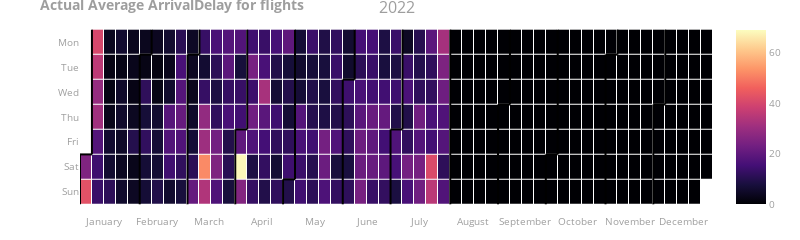

Notebook code for this chart:
### Code cell
import plotly.io as pio
from plotly_calplot import calplot
from plotly.offline import plot

fig = calplot(
    final_actual, 
    x= "FlightDate", 
    y = "Average_ArrivalDelay",
    dark_theme=False,
    years_title=True,
    gap=1,
    name="ArrDelayMinutes",
    month_lines_width=2, 
    month_lines_color="black",
    colorscale="magma",
    showscale=True,
    cmap_max=69,
    cmap_min= 0
    )

final_actual['FlightDate'] = pd.to_datetime(final_actual['FlightDate'])
date_formatted = final_actual['FlightDate'].dt.strftime('%Y-%m-%d')

fig.update_layout(title_text=f'<b>Actual Average ArrivalDelay for flights</b>')
fig.update_layout(width=800)


pio.show(fig)

### Figure 1 — Plotly figure (JSON) as saved in the notebook; plotly's stock layout.template omitted (floating-point values rounded to 4 significant figures; data arrays with more than 128 entries replaced by an {"elided": "..."} marker saying what was removed)
{"data": [{"colorscale": [[0, "#000004"], [0.1111, "#180f3d"], [0.2222, "#440f76"], [0.3333, "#721f81"], [0.4444, "#9e2f7f"], [0.5556, "#cd4071"], [0.6667, "#f1605d"], [0.7778, "#fd9668"], [0.8889, "#feca8d"], [1, "#fcfdbf"]], "customdata": {"elided": "365x2 str values"}, "hovertemplate": "%{customdata[0]} <br>Week=%{x} <br>%{customdata[1]}=%{z}", "name": "2022", "showscale": true, "type": "heatmap", "x": {"elided": "365 int values"}, "xaxis": "x", "xgap": 1, "y": {"elided": "365 int values"}, "yaxis": "y", "ygap": 1, "z": {"elided": "365 float values"}, "zmax": 69, "zmin": 0}, {"hoverinfo": "skip", "line": {"color": "black", "width": 2}, "mode": "lines", "type": "scatter", "x": [-0.5, -0.5], "xaxis": "x", "y": [4.5, 6.5], "yaxis": "y"}, {"hoverinfo": "skip", "line": {"color": "black", "width": 2}, "mode": "lines", "type": "scatter", "x": [-0.5, 0.5], "xaxis": "x", "y": [4.5, 4.5], "yaxis": "y"}, {"hoverinfo": "skip", "line": {"color": "black", "width": 2}, "mode": "lines", "type": "scatter", "x": [0.5, 0.5], "xaxis": "x", "y": [4.5, -0.5], "yaxis": "y"}, {"hoverinfo": "skip", "line": {"color": "black", "width": 2}, "mode": "lines", "type": "scatter", "x": [4.5, 4.5], "xaxis": "x", "y": [0.5, 6.5], "yaxis": "y"}, {"hoverinfo": "skip", "line": {"color": "black", "width": 2}, "mode": "lines", "type": "scatter", "x": [4.5, 5.5], "xaxis": "x", "y": [0.5, 0.5], "yaxis": "y"}, {"hoverinfo": "skip", "line": {"color": "black", "width": 2}, "mode": "lines", "type": "scatter", "x": [5.5, 5.5], "xaxis": "x", "y": [0.5, -0.5], "yaxis": "y"}, {"hoverinfo": "skip", "line": {"color": "black", "width": 2}, "mode": "lines", "type": "scatter", "x": [8.5, 8.5], "xaxis": "x", "y": [0.5, 6.5], "yaxis": "y"}, {"hoverinfo": "skip", "line": {"color": "black", "width": 2}, "mode": "lines", "type": "scatter", "x": [8.5, 9.5], "xaxis": "x", "y": [0.5, 0.5], "yaxis": "y"}, {"hoverinfo": "skip", "line": {"color": "black", "width": 2}, "mode": "lines", "type": "scatter", "x": [9.5, 9.5], "xaxis": "x", "y": [0.5, -0.5], "yaxis": "y"}, {"hoverinfo": "skip", "line": {"color": "black", "width": 2}, "mode": "lines", "type": "scatter", "x": [12.5, 12.5], "xaxis": "x", "y": [3.5, 6.5], "yaxis": "y"}, {"hoverinfo": "skip", "line": {"color": "black", "width": 2}, "mode": "lines", "type": "scatter", "x": [12.5, 13.5], "xaxis": "x", "y": [3.5, 3.5], "yaxis": "y"}, {"hoverinfo": "skip", "line": {"color": "black", "width": 2}, "mode": "lines", "type": "scatter", "x": [13.5, 13.5], "xaxis": "x", "y": [3.5, -0.5], "yaxis": "y"}, {"hoverinfo": "skip", "line": {"color": "black", "width": 2}, "mode": "lines", "type": "scatter", "x": [16.5, 16.5], "xaxis": "x", "y": [5.5, 6.5], "yaxis": "y"}, {"hoverinfo": "skip", "line": {"color": "black", "width": 2}, "mode": "lines", "type": "scatter", "x": [16.5, 17.5], "xaxis": "x", "y": [5.5, 5.5], "yaxis": "y"}, {"hoverinfo": "skip", "line": {"color": "black", "width": 2}, "mode": "lines", "type": "scatter", "x": [17.5, 17.5], "xaxis": "x", "y": [5.5, -0.5], "yaxis": "y"}, {"hoverinfo": "skip", "line": {"color": "black", "width": 2}, "mode": "lines", "type": "scatter", "x": [21.5, 21.5], "xaxis": "x", "y": [1.5, 6.5], "yaxis": "y"}, {"hoverinfo": "skip", "line": {"color": "black", "width": 2}, "mode": "lines", "type": "scatter", "x": [21.5, 22.5], "xaxis": "x", "y": [1.5, 1.5], "yaxis": "y"}, {"hoverinfo": "skip", "line": {"color": "black", "width": 2}, "mode": "lines", "type": "scatter", "x": [22.5, 22.5], "xaxis": "x", "y": [1.5, -0.5], "yaxis": "y"}, {"hoverinfo": "skip", "line": {"color": "black", "width": 2}, "mode": "lines", "type": "scatter", "x": [25.5, 25.5], "xaxis": "x", "y": [3.5, 6.5], "yaxis": "y"}, {"hoverinfo": "skip", "line": {"color": "black", "width": 2}, "mode": "lines", "type": "scatter", "x": [25.5, 26.5], "xaxis": "x", "y": [3.5, 3.5], "yaxis": "y"}, {"hoverinfo": "skip", "line": {"color": "black", "width": 2}, "mode": "lines", "type": "scatter", "x": [26.5, 26.5], "xaxis": "x", "y": [3.5, -0.5], "yaxis": "y"}, {"hoverinfo": "skip", "line": {"color": "black", "width": 2}, "mode": "lines", "type": "scatter", "x": [30.5, 30.5], "xaxis": "x", "y": [-0.5, 6.5], "yaxis": "y"}, {"hoverinfo": "skip", "line": {"color": "black", "width": 2}, "mode": "lines", "type": "scatter", "x": [34.5, 34.5], "xaxis": "x", "y": [2.5, 6.5], "yaxis": "y"}, {"hoverinfo": "skip", "line": {"color": "black", "width": 2}, "mode": "lines", "type": "scatter", "x": [34.5, 35.5], "xaxis": "x", "y": [2.5, 2.5], "yaxis": "y"}, {"hoverinfo": "skip", "line": {"color": "black", "width": 2}, "mode": "lines", "type": "scatter", "x": [35.5, 35.5], "xaxis": "x", "y": [2.5, -0.5], "yaxis": "y"}, {"hoverinfo": "skip", "line": {"color": "black", "width": 2}, "mode": "lines", "type": "scatter", "x": [38.5, 38.5], "xaxis": "x", "y": [4.5, 6.5], "yaxis": "y"}, {"hoverinfo": "skip", "line": {"color": "black", "width": 2}, "mode": "lines", "type": "scatter", "x": [38.5, 39.5], "xaxis": "x", "y": [4.5, 4.5], "yaxis": "y"}, {"hoverinfo": "skip", "line": {"color": "black", "width": 2}, "mode": "lines", "type": "scatter", "x": [39.5, 39.5], "xaxis": "x", "y": [4.5, -0.5], "yaxis": "y"}, {"hoverinfo": "skip", "line": {"color": "black", "width": 2}, "mode": "lines", "type": "scatter", "x": [43.5, 43.5], "xaxis": "x", "y": [0.5, 6.5], "yaxis": "y"}, {"hoverinfo": "skip", "line": {"color": "black", "width": 2}, "mode": "lines", "type": "scatter", "x": [43.5, 44.5], "xaxis": "x", "y": [0.5, 0.5], "yaxis": "y"}, {"hoverinfo": "skip", "line": {"color": "black", "width": 2}, "mode": "lines", "type": "scatter", "x": [44.5, 44.5], "xaxis": "x", "y": [0.5, -0.5], "yaxis": "y"}, {"hoverinfo": "skip", "line": {"color": "black", "width": 2}, "mode": "lines", "type": "scatter", "x": [47.5, 47.5], "xaxis": "x", "y": [2.5, 6.5], "yaxis": "y"}, {"hoverinfo": "skip", "line": {"color": "black", "width": 2}, "mode": "lines", "type": "scatter", "x": [47.5, 48.5], "xaxis": "x", "y": [2.5, 2.5], "yaxis": "y"}, {"hoverinfo": "skip", "line": {"color": "black", "width": 2}, "mode": "lines", "type": "scatter", "x": [48.5, 48.5], "xaxis": "x", "y": [2.5, -0.5], "yaxis": "y"}], "layout": {"annotations": [{"font": {"size": 16}, "showarrow": false, "text": "2022", "x": 0.5, "xanchor": "center", "xref": "paper", "y": 1, "yanchor": "bottom", "yref": "paper"}], "font": {"color": "#9e9e9e", "size": 10}, "height": 150, "margin": {"b": 20, "t": 20}, "plot_bgcolor": "#fff", "showlegend": false, "title": {"text": "<b>Actual Average ArrivalDelay for flights</b>"}, "width": 800, "xaxis": {"anchor": "y", "domain": [0, 1], "showgrid": false, "showline": false, "tickmode": "array", "ticktext": ["January", "February", "March", "April", "May", "June", "July", "August", "September", "October", "November", "December"], "tickvals": [1.5, 5.909, 10.32, 14.73, 19.14, 23.55, 27.95, 32.36, 36.77, 41.18, 45.59, 50], "zeroline": false}, "yaxis": {"anchor": "x", "autorange": "reversed", "domain": [0, 1], "showgrid": false, "showline": false, "tickmode": "array", "ticktext": ["Mon", "Tue", "Wed", "Thu", "Fri", "Sat", "Sun"], "tickvals": [0, 1, 2, 3, 4, 5, 6], "zeroline": false}}}
